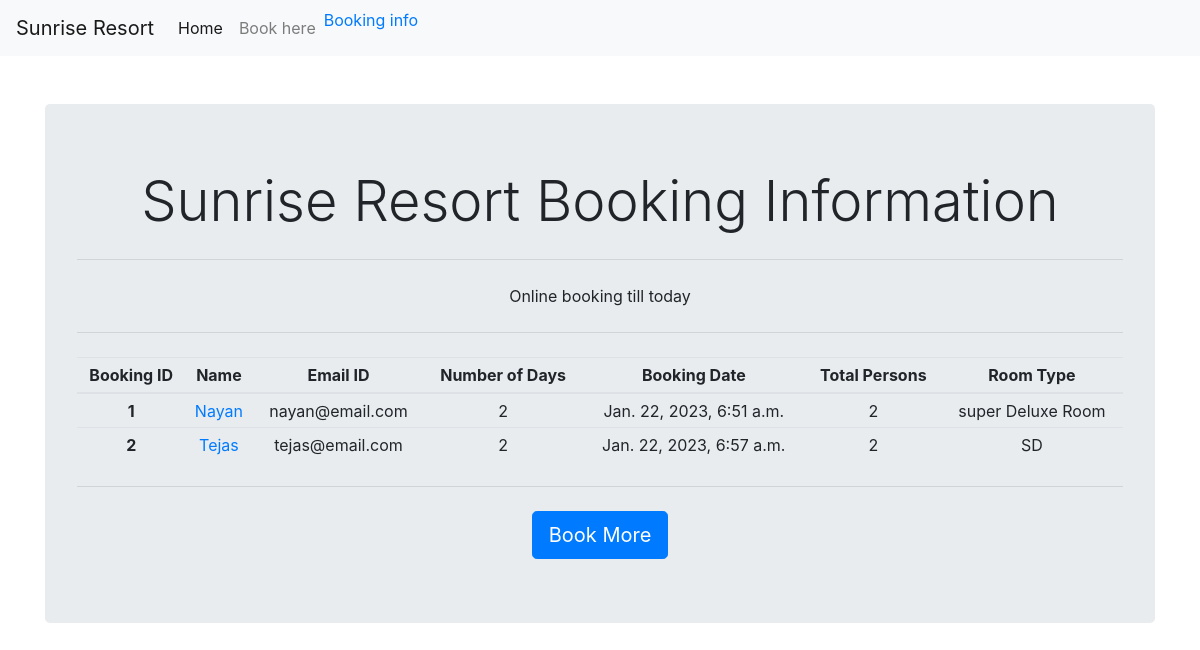
Page /bookingapp/display/ on the earlier database version.
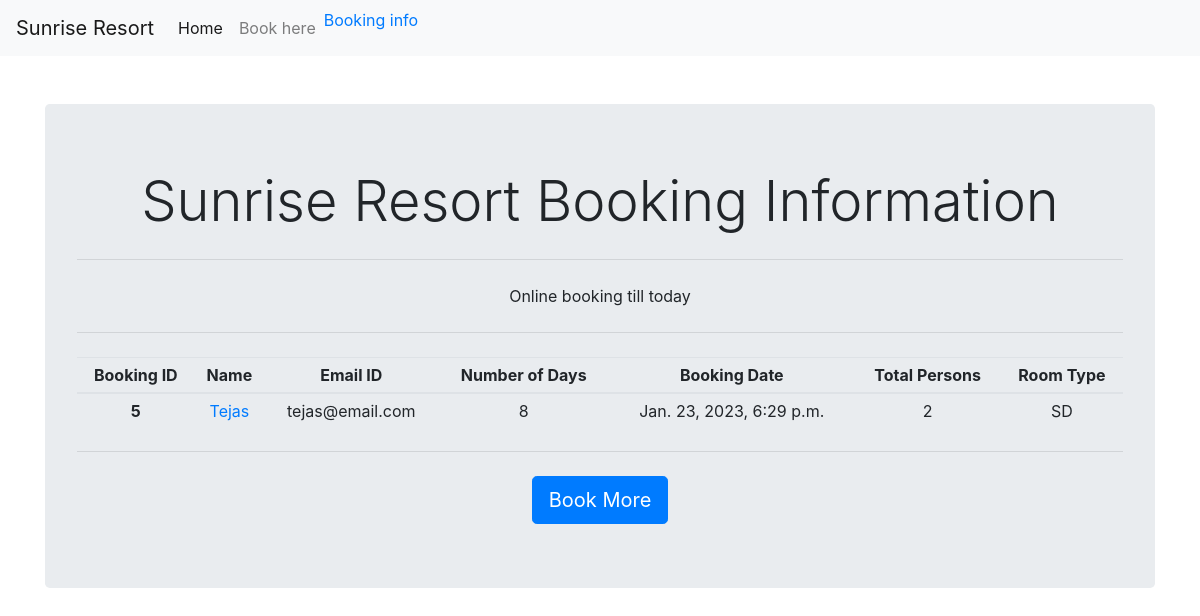
Same page on the later database version.
### bookingapp/models.py (models this page shows)
class Bookings(models.Model):
    ROOM_TYPES= (
        ('SR', 'Standard'),
        ('DR', 'Deluxe'),
        ('SD', 'Super Deluxe'),
        ('TR', 'Tent'),
    )
    booking_id = models.AutoField(primary_key = True)
    Name = models.CharField(max_length= 200)
    mobile = models.CharField(max_length= 100)
    email_id = models.EmailField(max_length= 200)
    days = models.IntegerField()
    adhar_no = models.CharField(max_length= 200)
    booking_date = models.DateTimeField(auto_now_add= True)
    status = models.CharField(max_length= 200)
    no_of_persons = models.IntegerField()
    room_type = models.CharField(max_length= 2, choices = ROOM_TYPES)
    def __str__(self):
        return self.Name

### bookingapp/views.py (the view)
# urls.py: path('display/', display_view),
def display_view(request):
    data = Bookings.objects.all()
    context = {'data': data}
    return render(request, 'bookingapp/display.html', context)

### bookingapp/templates/bookingapp/display.html (shortened to what this page needs)
<!DOCTYPE html>
<html lang="en">
<head>
    {% load static %}
    <link rel="stylesheet" href="https://cdn.jsdelivr.net/npm/bootstrap@4.0.0/dist/css/bootstrap.min.css">
    <link rel="stylesheet" href="{% static 'css/style.css'%}">
</head>
<body id ="img_for_back" style="background-image: url(https://raw.githubusercontent.com/tedy-art/Python/master/100.The_K_Academy/DjangoEcr/sunshaineresort/bookingapp/static/images/hoomepage_background.webp); ">
  <nav class="navbar navbar-expand-lg navbar-light bg-light">
        <a class="navbar-brand" href="/bookingapp/index/">Sunrise Resort</a>
        <div class="collapse navbar-collapse" id="navbarSupportedContent">
          <ul class="navbar-nav mr-auto">
            <li class="nav-item active">
              <a class="nav-link" href="/bookingapp/index/">Home <span class="sr-only">(current)</span></a>
            </li>
            <li class="nav-item">
              <a class="nav-link" href="/bookingapp/booking/">Book here</a>
            </li><li class="nav-item">
              <a class="na`v-link" href="/bookingapp/display/">Booking info</a>
            </li>
        </div>
      </nav>
    <br>
    <br>
    <div class="container">
      <div class="jumbotron" style="text-align: center; height: max-content;">
          <h1 class="display-4">Sunrise Resort Booking Information </h1>
          <hr class="my-4">
          <p>Online booking till today</p>
          <hr class="my-4">
          {% if data %}
          <table class="table table-hover table-sm">
              <thead>
                    <tr>
                        <th scope="col">Booking ID</th>
                        <th scope="col">Name</th>
                        <th scope="col">Email ID</th>
                        <th scope="col">Number of Days</th>
                        <th scope="col">Booking Date</th>
                        <th scope="col">Total Persons</th>
                        <th scope="col">Room Type</th>
                    </tr>
              </thead>
              <tbody>
                    {% for i in data %}
                    <tr>
                        <th scope="row">{{i.booking_id}}</th>
                        <td><a href="/bookingapp/update/{{i.booking_id}}">{{i.Name}}</a></td>
                        <td>{{i.email_id}}</td>
                        <td>{{i.days}}</td>
                        <td>{{i.booking_date}}</td>
                        <td>{{i.no_of_persons}}</td>
                        <td>{{i.room_type}}</td>
                    </tr>
                    {% endfor %}
              </tbody>
        </table>
          {% else %}
          <p class="lead">No booking data found</p>
          {% endif %}
          <hr class="my-4">
          <a href = "/bookingapp/booking/" role="button" type="button" class="btn btn-primary btn-lg">Book More</a>
      </div>
    </div>
</body>
</html>

Differences in the rows shown:
removed Bookings: booking_id "1", Name "Nayan", email_id "nayan@email.com", days "2", booking_date "Jan. 22, 2023, 6:51 a.m.", no_of_persons "2", room_type "super Deluxe Room"
removed Bookings: booking_id "2", Name "Tejas", email_id "tejas@email.com", days "2", booking_date "Jan. 22, 2023, 6:57 a.m.", no_of_persons "2", room_type "SD"
added Bookings: booking_id "5", Name "Tejas", email_id "tejas@email.com", days "8", booking_date "Jan. 23, 2023, 6:29 p.m.", no_of_persons "2", room_type "SD"
